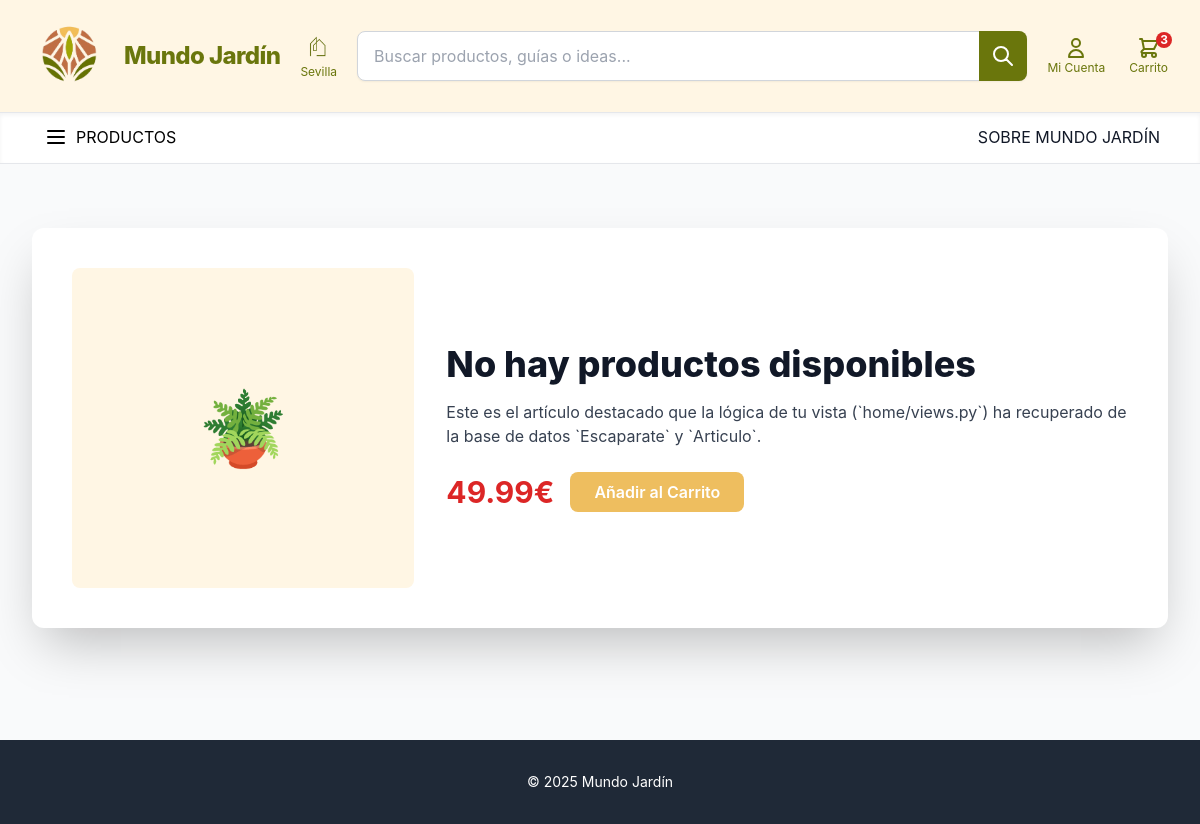
Before: / with the older database file.
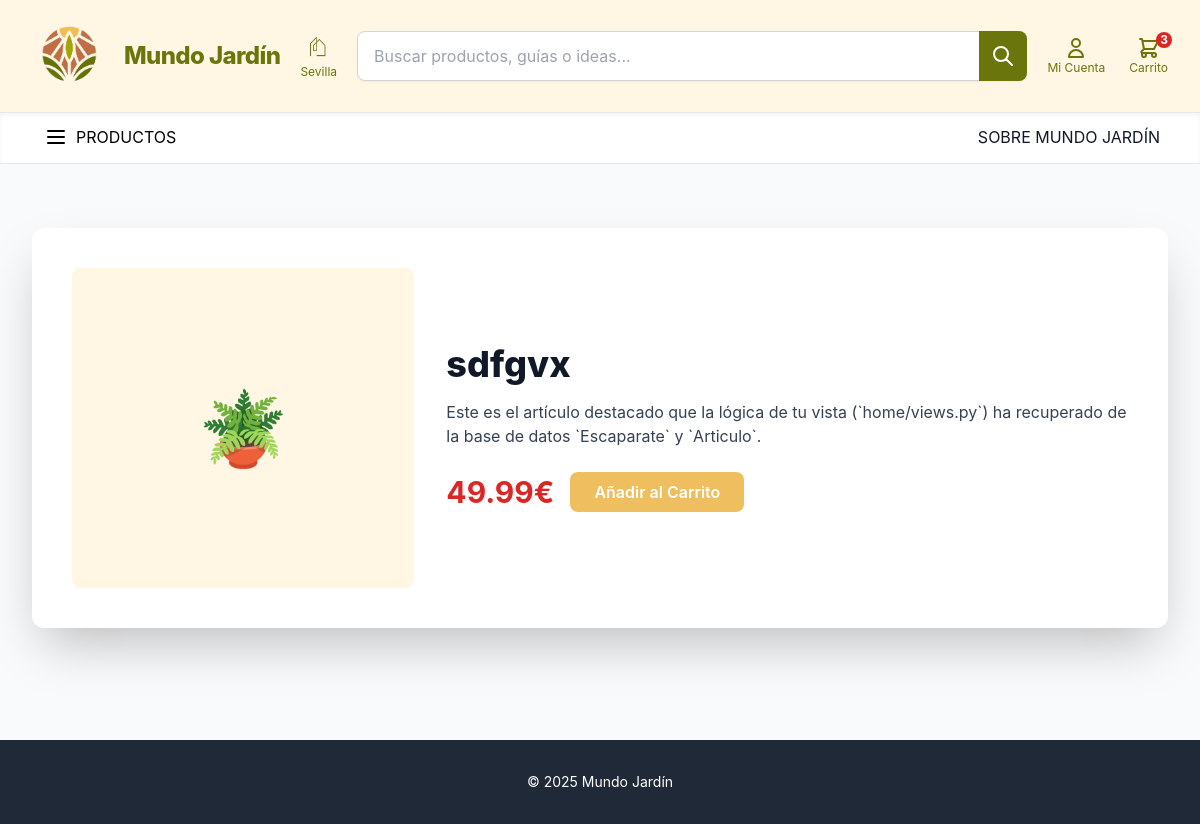
After: the same page with the newer database file.
### home/models.py (models this page shows, shortened)
class Producto(models.Model):
    nombre= models.CharField(max_length=200)
    descripcion= models.TextField()
    departamento= models.CharField(max_length=200)
    seccion=models.CharField(max_length=50, choices=Seccion.choices)
    fabricante=models.CharField(max_length=200)
    categoria=models.CharField(max_length=50, choices=Categoria.choices)
    precio= models.DecimalField(max_digits=10, decimal_places=2)
    stock=models.IntegerField(default=0)
    imagen= models.ImageField(upload_to='', blank=True, null=True)
    esta_agotado= models.BooleanField(default=False)
    esta_destacado= models.BooleanField(default=False)

### home/views.py (the view)
# urls.py: path('', views.index, name='adminpanel_index'),
def index(request):
    productos = Producto.objects.all()
    if productos.exists():
        producto = productos.first()
        contexto = {
            'nombre_articulo': producto.nombre,
        }
    else:
        contexto = {
            'nombre_articulo': 'No hay productos disponibles',
        }
    plantilla = loader.get_template('index.html')
    return HttpResponse(plantilla.render(contexto, request))

### home/templates/index.html (shortened to what the changed rows need)
{% load static %}
<!DOCTYPE html>
<html lang="es">
<head>
    <script src="https://cdn.tailwindcss.com"></script>
</head>
<body class="bg-gray-50">
    <main class="py-12 md:py-16">
        <div class="max-w-7xl mx-auto px-4 sm:px-6 lg:px-8">
            <div class="bg-white p-6 md:p-10 rounded-xl shadow-2xl ">
                <div class="flex flex-col md:flex-row gap-8 items-center">
                    <div class="md:w-2/3 w-full">
                        <h4 class="text-4xl font-extrabold text-gray-900 mb-4">
                            {% if nombre_articulo %}
                                {{ nombre_articulo }}
                            {% else %}
                                Catálogo no disponible (Error en la Base de Datos)
                            {% endif %}
                        </h4>
                        <p class="text-gray-700 mb-6">
                            Este es el artículo destacado que la lógica de tu vista (`home/views.py`) ha recuperado de la base de datos `Escaparate` y `Articulo`.
                        </p>
                        <div class="flex items-center space-x-4">
                            <span class="text-3xl font-bold text-red-600">
                            </span>
                            <a href="#" class="px-6 py-2 bg-[#eebe5f] text-white font-semibold rounded-lg hover:bg-yellow-600 transition duration-300">
                            </a>
                        </div>
                    </div>
                </div>
            </div>
        </div>
    </main>
</body>
</html>

Changed rows visible on the page:
added Producto: nombre "sdfgvx"
Other visible differences:
{{ nombre_articulo }}: "No hay productos disponibles" → (not shown)
